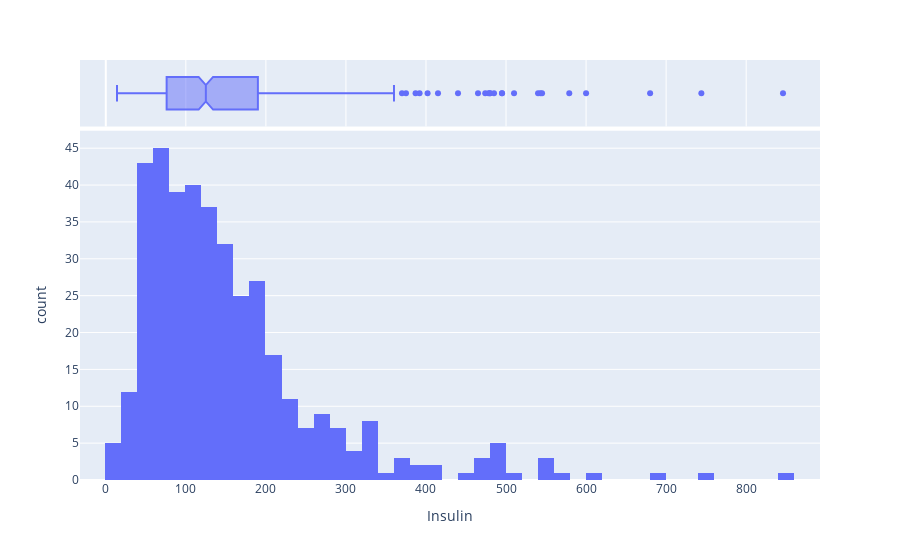

This figure's notebook cell:
### Code cell
# Insulin Column

fig = px.histogram(df_1['Insulin'], x="Insulin", marginal="box")
fig.show()

### Figure 1 — Plotly figure (JSON) as saved in the notebook; plotly's stock layout.template omitted (floating-point values rounded to 4 significant figures; data arrays with more than 128 entries replaced by an {"elided": "..."} marker saying what was removed)
{"data": [{"alignmentgroup": "True", "bingroup": "x", "hovertemplate": "Insulin=%{x}<br>count=%{y}<extra></extra>", "legendgroup": "", "marker": {"color": "#636efa", "pattern": {"shape": ""}}, "name": "", "offsetgroup": "", "orientation": "v", "showlegend": false, "type": "histogram", "x": {"elided": "768 int values"}, "xaxis": "x", "yaxis": "y"}, {"alignmentgroup": "True", "hovertemplate": "Insulin=%{x}<extra></extra>", "legendgroup": "", "marker": {"color": "#636efa"}, "name": "", "notched": true, "offsetgroup": "", "showlegend": false, "type": "box", "x": {"elided": "768 int values"}, "xaxis": "x2", "yaxis": "y2"}], "layout": {"barmode": "relative", "legend": {"tracegroupgap": 0}, "margin": {"t": 60}, "xaxis": {"anchor": "y", "domain": [0, 1], "title": {"text": "Insulin"}}, "xaxis2": {"anchor": "y2", "domain": [0, 1], "matches": "x", "showgrid": true, "showticklabels": false}, "yaxis": {"anchor": "x", "domain": [0, 0.8316], "title": {"text": "count"}}, "yaxis2": {"anchor": "x2", "domain": [0.8416, 1], "matches": "y2", "showgrid": false, "showline": false, "showticklabels": false, "ticks": ""}}}
